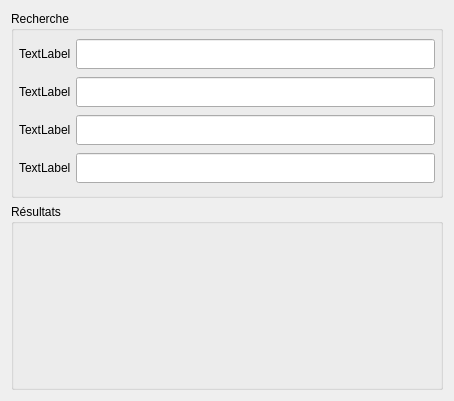
<?xml version="1.0" encoding="UTF-8"?>
<ui version="4.0">
 <class>Form</class>
 <widget class="SearchWidget" name="Form">
  <property name="geometry">
   <rect>
    <x>0</x>
    <y>0</y>
    <width>454</width>
    <height>401</height>
   </rect>
  </property>
  <property name="windowTitle">
   <string>Form</string>
  </property>
  <layout class="QVBoxLayout" name="verticalLayout">
   <item>
    <widget class="QGroupBox" name="group_box">
     <property name="enabled">
      <bool>true</bool>
     </property>
     <property name="title">
      <string>Recherche</string>
     </property>
     <property name="flat">
      <bool>true</bool>
     </property>
     <property name="checkable">
      <bool>false</bool>
     </property>
     <layout class="QVBoxLayout" name="verticalLayout_2">
      <property name="spacing">
       <number>5</number>
      </property>
      <property name="leftMargin">
       <number>5</number>
      </property>
      <property name="topMargin">
       <number>5</number>
      </property>
      <property name="rightMargin">
       <number>5</number>
      </property>
      <property name="bottomMargin">
       <number>5</number>
      </property>
      <item>
       <layout class="QHBoxLayout" name="horizontalLayout">
        <item>
         <widget class="QLabel" name="label">
          <property name="text">
           <string>TextLabel</string>
          </property>
         </widget>
        </item>
        <item>
         <widget class="QLineEdit" name="lineEdit">
          <property name="minimumSize">
           <size>
            <width>0</width>
            <height>30</height>
           </size>
          </property>
         </widget>
        </item>
       </layout>
      </item>
      <item>
       <layout class="QHBoxLayout" name="horizontalLayout2">
        <item>
         <widget class="QLabel" name="label2">
          <property name="text">
           <string>TextLabel</string>
          </property>
         </widget>
        </item>
        <item>
         <widget class="QLineEdit" name="lineEdit2">
          <property name="minimumSize">
           <size>
            <width>0</width>
            <height>30</height>
           </size>
          </property>
         </widget>
        </item>
       </layout>
      </item>
      <item>
       <layout class="QHBoxLayout" name="horizontalLayout3">
        <item>
         <widget class="QLabel" name="label3">
          <property name="text">
           <string>TextLabel</string>
          </property>
         </widget>
        </item>
        <item>
         <widget class="QLineEdit" name="lineEdit3">
          <property name="minimumSize">
           <size>
            <width>0</width>
            <height>30</height>
           </size>
          </property>
         </widget>
        </item>
       </layout>
      </item>
      <item>
       <layout class="QHBoxLayout" name="horizontalLayout4">
        <item>
         <widget class="QLabel" name="label4">
          <property name="text">
           <string>TextLabel</string>
          </property>
         </widget>
        </item>
        <item>
         <widget class="QLineEdit" name="lineEdit4">
          <property name="minimumSize">
           <size>
            <width>0</width>
            <height>30</height>
           </size>
          </property>
         </widget>
        </item>
       </layout>
      </item>
     </layout>
    </widget>
   </item>
   <item>
    <widget class="QGroupBox" name="groupBox">
     <property name="title">
      <string>Résultats</string>
     </property>
    </widget>
   </item>
  </layout>
 </widget>
 <customwidgets>
  <customwidget>
   <class>SearchWidget</class>
   <extends>QWidget</extends>
   <header>search_widget.h</header>
   <container>1</container>
  </customwidget>
 </customwidgets>
 <resources/>
 <connections/>
</ui>
